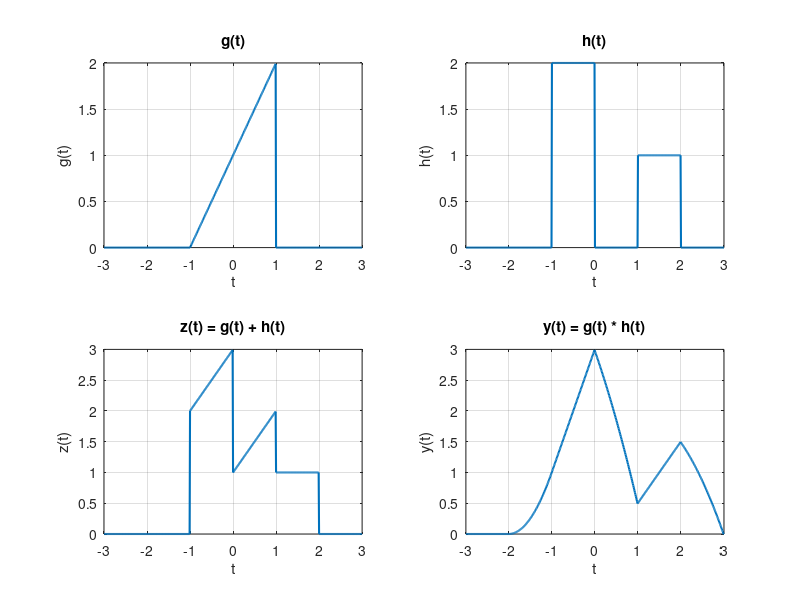

MATLAB code for this plot:
clc
close
clear

% Define the time range for the continuous signals
t = -3:0.01:3; % From -3 to 3 with a step of 0.01
% Define the unit step function
u = @(x) double(x >= 0); % u(t) = 1 for t >= 0, 0 otherwise

% Define g(t)
g1 = (t + 1) .* u(t + 1); % (t + 1)u(t + 1)
g2 = (t - 1) .* u(t - 1); % (t - 1)u(t - 1)
g3 = 2 .* u(t - 1); % 2u(t - 1)
g = g1 - g2 - g3; % g(t)

% Define h(t)
h1 = 2 .* u(t + 1); % 2u(t + 1)
h2 = 2 .* u(t); % -2u(t)
h3 = u(t - 1); % u(t - 1)
h4 = u(t - 2); % -u(t - 2)
h = h1 - h2 + h3 - h4; % h(t)

% Compute z(t)
z = g + h;

% Perform the convolution of g(t) and h(t)
y = conv(g, h, 'same') * (t(2) - t(1)); % Scale the result to match time step
% Define the time vector for the convolution result
t_conv = t(1) + (0:length(y)-1) * (t(2) - t(1));

% Create the subplot figure
figure;
% Plot g(t)
subplot(2, 2, 1); % First subplot
plot(t, g, 'LineWidth', 1.5);
grid on;
xlabel('t');
ylabel('g(t)');
title('g(t)');
% Plot h(t)
subplot(2, 2, 2); % Second subplot
plot(t, h, 'LineWidth', 1.5);
grid on;
xlabel('t');
ylabel('h(t)');
title('h(t)');
% Plot z(t) = g(t) + h(t)
subplot(2, 2, 3); % Third subplot
plot(t, z, 'LineWidth', 1.5);
grid on;
xlabel('t');
ylabel('z(t)');
title('z(t) = g(t) + h(t)');
% Plot y(t) = g(t) * h(t)
subplot(2, 2, 4); % Fourth subplot
plot(t_conv, y, 'LineWidth', 1.5);
grid on;
xlabel('t');
ylabel('y(t)');
title('y(t) = g(t) * h(t)');
